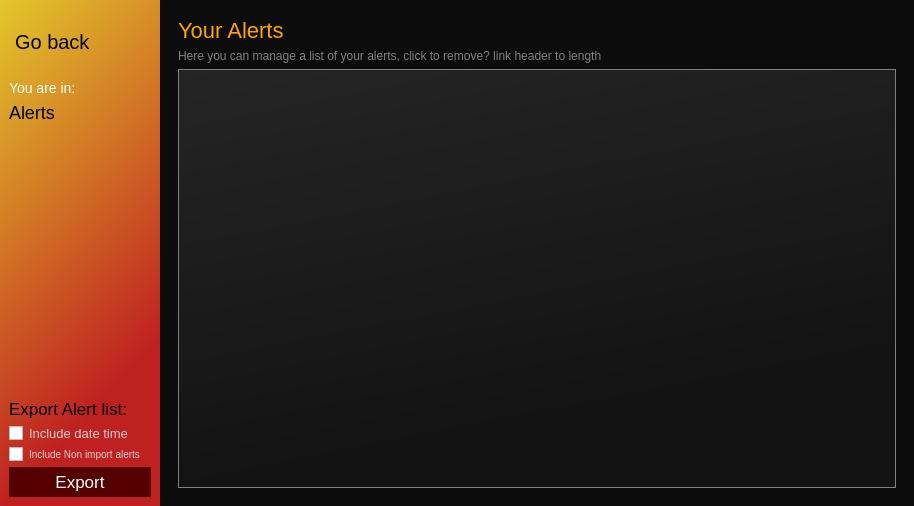
<?xml version="1.0" encoding="UTF-8"?>
<ui version="4.0">
 <class>MainWindow</class>
 <widget class="QMainWindow" name="MainWindow">
  <property name="geometry">
   <rect>
    <x>0</x>
    <y>0</y>
    <width>914</width>
    <height>506</height>
   </rect>
  </property>
  <property name="maximumSize">
   <size>
    <width>31321</width>
    <height>31232</height>
   </size>
  </property>
  <property name="windowTitle">
   <string>MainWindow</string>
  </property>
  <property name="styleSheet">
   <string notr="true">border: unset;</string>
  </property>
  <widget class="QWidget" name="app">
   <layout class="QHBoxLayout" name="horizontalLayout">
    <property name="spacing">
     <number>0</number>
    </property>
    <property name="leftMargin">
     <number>0</number>
    </property>
    <property name="topMargin">
     <number>0</number>
    </property>
    <property name="rightMargin">
     <number>0</number>
    </property>
    <property name="bottomMargin">
     <number>0</number>
    </property>
    <item>
     <widget class="QFrame" name="side_bar">
      <property name="minimumSize">
       <size>
        <width>160</width>
        <height>0</height>
       </size>
      </property>
      <property name="maximumSize">
       <size>
        <width>160</width>
        <height>16777215</height>
       </size>
      </property>
      <property name="styleSheet">
       <string notr="true">background:qlineargradient(spread:pad, x1:0, y1:0, x2:0.306, y2:0.909091, stop:0.00568182 rgba(227, 198, 43, 255), stop:1 rgba(191, 32, 32, 255));</string>
      </property>
      <property name="frameShape">
       <enum>QFrame::StyledPanel</enum>
      </property>
      <property name="frameShadow">
       <enum>QFrame::Raised</enum>
      </property>
      <layout class="QVBoxLayout" name="verticalLayout_5">
       <item>
        <layout class="QVBoxLayout" name="header">
         <item>
          <layout class="QHBoxLayout" name="top">
           <item alignment="Qt::AlignTop">
            <widget class="QPushButton" name="back">
             <property name="minimumSize">
              <size>
               <width>0</width>
               <height>65</height>
              </size>
             </property>
             <property name="maximumSize">
              <size>
               <width>16777215</width>
               <height>65</height>
              </size>
             </property>
             <property name="styleSheet">
              <string notr="true">font-size:20px;
background:none;</string>
             </property>
             <property name="text">
              <string> Go back</string>
             </property>
             <property name="icon">
              <iconset>
               <normaloff>../assets/back2.png</normaloff>../assets/back2.png</iconset>
             </property>
             <property name="iconSize">
              <size>
               <width>18</width>
               <height>32</height>
              </size>
             </property>
            </widget>
           </item>
           <item alignment="Qt::AlignRight|Qt::AlignVCenter">
            <widget class="QPushButton" name="help">
             <property name="styleSheet">
              <string notr="true">background:none;
padding:0px;
margin:0px;</string>
             </property>
             <property name="text">
              <string/>
             </property>
             <property name="icon">
              <iconset>
               <normaloff>../assets/help3.png</normaloff>../assets/help3.png</iconset>
             </property>
             <property name="iconSize">
              <size>
               <width>16</width>
               <height>16</height>
              </size>
             </property>
            </widget>
           </item>
          </layout>
         </item>
         <item>
          <layout class="QVBoxLayout" name="verticalLayout_3">
           <item>
            <widget class="QLabel" name="label">
             <property name="styleSheet">
              <string notr="true">font-size:14px;
background:none;
color:white;</string>
             </property>
             <property name="text">
              <string>You are in: </string>
             </property>
            </widget>
           </item>
           <item>
            <widget class="QPushButton" name="back_2">
             <property name="styleSheet">
              <string notr="true">font-size:18px;
background:none;
text-align:left;
</string>
             </property>
             <property name="text">
              <string>Alerts</string>
             </property>
             <property name="icon">
              <iconset>
               <normaloff>../assets/alerts.png</normaloff>../assets/alerts.png</iconset>
             </property>
             <property name="iconSize">
              <size>
               <width>25</width>
               <height>25</height>
              </size>
             </property>
            </widget>
           </item>
          </layout>
         </item>
        </layout>
       </item>
       <item>
        <spacer name="verticalSpacer">
         <property name="orientation">
          <enum>Qt::Vertical</enum>
         </property>
         <property name="sizeHint" stdset="0">
          <size>
           <width>20</width>
           <height>40</height>
          </size>
         </property>
        </spacer>
       </item>
       <item>
        <layout class="QVBoxLayout" name="exports">
         <item>
          <widget class="QLabel" name="label_2">
           <property name="styleSheet">
            <string notr="true">font-size:17px;
background:none;

color:black;</string>
           </property>
           <property name="text">
            <string>Export Alert list:</string>
           </property>
          </widget>
         </item>
         <item>
          <layout class="QVBoxLayout" name="verticalLayout">
           <item>
            <widget class="QCheckBox" name="checkBox">
             <property name="styleSheet">
              <string notr="true">background:none;font-size:13px;color:rgb(207, 207, 207);</string>
             </property>
             <property name="text">
              <string>Include date time</string>
             </property>
            </widget>
           </item>
           <item>
            <widget class="QCheckBox" name="checkBox_2">
             <property name="styleSheet">
              <string notr="true">background:none;font-size:10px;color:rgb(207, 207, 207);</string>
             </property>
             <property name="text">
              <string>Include Non import alerts</string>
             </property>
            </widget>
           </item>
          </layout>
         </item>
         <item>
          <widget class="QPushButton" name="export_2">
           <property name="styleSheet">
            <string notr="true">background: rgb(85, 0, 0);
color:white;font-size:17px;
padding:5px;</string>
           </property>
           <property name="text">
            <string>Export</string>
           </property>
           <property name="icon">
            <iconset>
             <normaloff>../assets/export_2.png</normaloff>../assets/export_2.png</iconset>
           </property>
          </widget>
         </item>
        </layout>
       </item>
      </layout>
     </widget>
    </item>
    <item>
     <widget class="QFrame" name="body">
      <property name="styleSheet">
       <string notr="true">background-color:rgb(12, 12, 12);</string>
      </property>
      <property name="frameShape">
       <enum>QFrame::StyledPanel</enum>
      </property>
      <property name="frameShadow">
       <enum>QFrame::Raised</enum>
      </property>
      <layout class="QVBoxLayout" name="verticalLayout_2">
       <item>
        <widget class="QFrame" name="frame">
         <property name="minimumSize">
          <size>
           <width>0</width>
           <height>400</height>
          </size>
         </property>
         <property name="maximumSize">
          <size>
           <width>16777215</width>
           <height>550</height>
          </size>
         </property>
         <property name="frameShape">
          <enum>QFrame::StyledPanel</enum>
         </property>
         <property name="frameShadow">
          <enum>QFrame::Raised</enum>
         </property>
         <layout class="QVBoxLayout" name="verticalLayout_4">
          <item>
           <widget class="QLabel" name="label_3">
            <property name="styleSheet">
             <string notr="true">color:orange;
font-size:22px;</string>
            </property>
            <property name="text">
             <string>Your Alerts</string>
            </property>
           </widget>
          </item>
          <item>
           <widget class="QLabel" name="label_7">
            <property name="styleSheet">
             <string notr="true">color:grey;</string>
            </property>
            <property name="text">
             <string>Here you can manage a list of your alerts, click to remove? link header to length</string>
            </property>
           </widget>
          </item>
          <item>
           <widget class="QListWidget" name="listWidget_2">
            <property name="styleSheet">
             <string notr="true">background-color:qlineargradient(spread:pad, x1:0, y1:0, x2:0.306, y2:0.909091, stop:0 rgba(37, 37, 37, 255), stop:1 rgba(19, 19, 19, 255));
color:rgb(255, 255, 255);
font-size:19px;
border:1px solid grey;
padding:10px;</string>
            </property>
           </widget>
          </item>
         </layout>
        </widget>
       </item>
      </layout>
     </widget>
    </item>
   </layout>
  </widget>
 </widget>
 <resources/>
 <connections/>
</ui>
